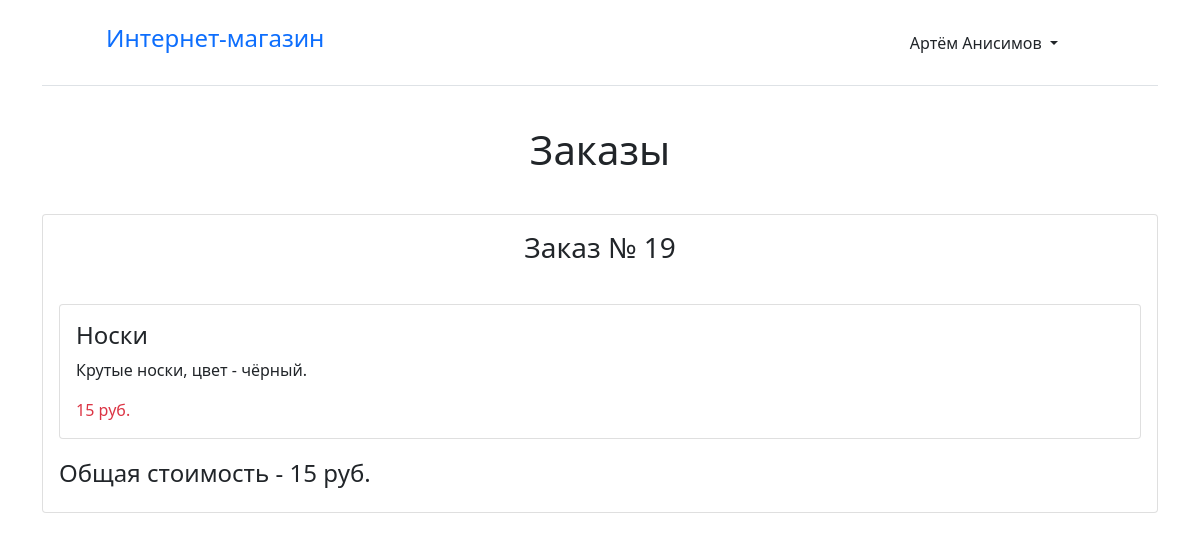
The app's page /order.php (signed in), older data.
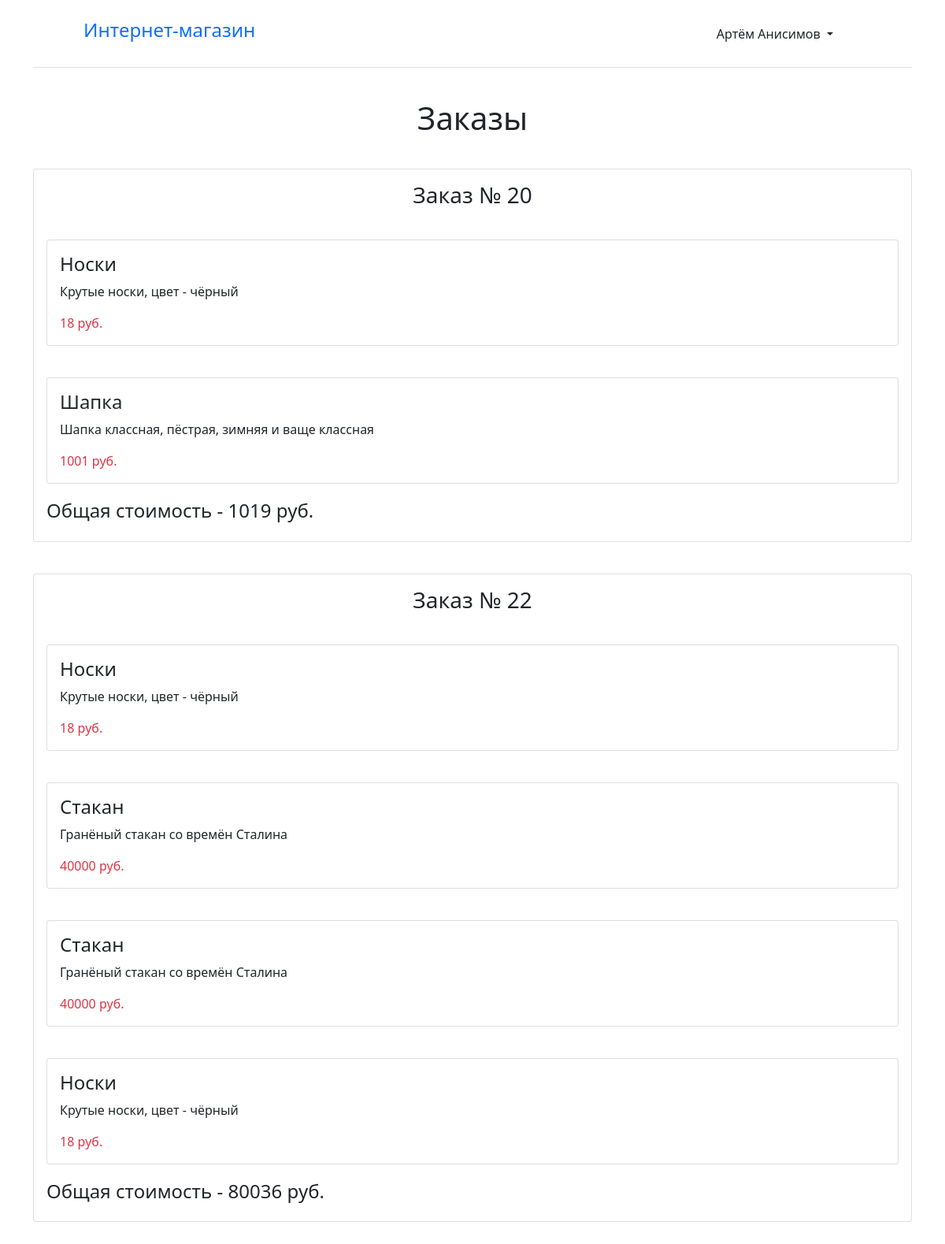
The same page, newer data.
### tables this page shows
CREATE TABLE `orders` (
  `id` int(11) NOT NULL,
  `user` int(11) NOT NULL
);

CREATE TABLE `service_orders` (
  `id` int(11) NOT NULL,
  `service` int(11) NOT NULL,
  `orders` int(11) NOT NULL,
  `price` int(11) NOT NULL
);

CREATE TABLE `services` (
  `id` int(11) NOT NULL,
  `title` varchar(255) NOT NULL,
  `description` varchar(255) NOT NULL,
  `price` int(11) NOT NULL
);

### php/auth/getUserInfo.php (called while the page is built, shortened)
<?php
require_once '../connect.php';
if (!empty($_SESSION['email'])) {
    $email = strip_tags($_SESSION['email']);
    $query = "SELECT * FROM users WHERE email LIKE '$email'";
    $res = mysqli_query($mysqli, $query);
    $row = mysqli_fetch_assoc($res);
    $USER_ID = $row['id'];
}
?>

### connect.php (called while the page is built, shortened)
<?php
require_once "php/auth/loginCheck.php";
require_once "php/auth/getUserInfo.php";

### php/order/orderOutput.php (the view, shortened to what this page needs)
<?php
require_once '../connect.php';
$query = "SELECT * FROM orders WHERE user = '$USER_ID'";
$res = mysqli_query($mysqli, $query);
while ($row = mysqli_fetch_assoc($res)) {
    $priceAll = 0;
    $id = $row['id'];
    echo "<div style='margin: 40px 0;' class='card'>
        <div class='card-body'>
        <h3 class='text-center'>Заказ № $id</h3>";
    $query2 = "SELECT * FROM service_orders WHERE orders = '$id'";
    $res2 = mysqli_query($mysqli, $query2);
    while ($row2 = mysqli_fetch_assoc($res2)) {
        $service = $row2['service'];
        $query3 = "SELECT * FROM services WHERE id = '$service'";
        $res3 = mysqli_query($mysqli, $query3);
        $row3 = mysqli_fetch_assoc($res3);
        $title = $row3['title'];
        $description = $row3['description'];
        $price = $row3['price'];
        $priceAll += $price;
        echo "<div style='margin-top: 40px;' class='card'>
        <div class='card-body'>
            <h4 class='card-title'>$title</h4>
            <p class='card-text'>$description</p>
            <p class='card-text text-danger'>$price руб.</p>
            </div></div>";
    }
    echo "<h4 style='margin-top: 20px;'>Общая стоимость - $priceAll руб.</h4> </div></div>";
}
?>

Row changes from the older to the newer data that the page shows:
removed orders: id "19", priceAll "15"
removed service_orders: service.title "Носки", service.description "Крутые носки, цвет - чёрный.", service.price "15", shown under "19"
added orders: id "20", priceAll "1019"
added service_orders: service.title "Носки", service.description "Крутые носки, цвет - чёрный", service.price "18", shown under "20"
added service_orders: service.title "Шапка", service.description "Шапка классная, пёстрая, зимняя и ваще классная", service.price "1001", shown under "20"
added orders: id "22", priceAll "80036"
added service_orders: service.title "Носки", service.description "Крутые носки, цвет - чёрный", service.price "18", shown under "22"
added service_orders: service.title "Стакан", service.description "Гранёный стакан со времён Сталина", service.price "40000", shown under "22"
added service_orders: service.title "Стакан", service.description "Гранёный стакан со времён Сталина", service.price "40000", shown under "22"
added service_orders: service.title "Носки", service.description "Крутые носки, цвет - чёрный", service.price "18", shown under "22"
